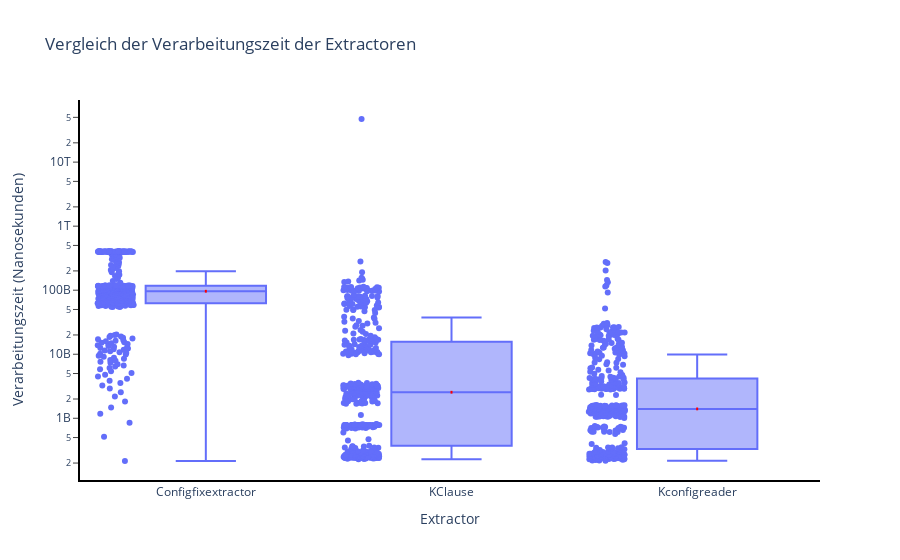

The code cell stored with this chart in its notebook:
### Code cell
import pandas as pd
import plotly.express as px

# Einlesen der CSV-Dateien
file_configfixextractor = '/home/rami/configFixextractor/kconfig/output.csv'
file_kmax = '/home/rami/kmax/kconfig/output.csv'
file_Kconfigreader = '/home/rami/Kconfigreader/kconfig/output.csv'

df_configfixextractor = pd.read_csv(file_configfixextractor)
df_kmax = pd.read_csv(file_kmax)
df_Kconfigreader = pd.read_csv(file_Kconfigreader)

# Daten vorverarbeiten
df_configfixextractor_filtered = df_configfixextractor[['system', 'revision', 'model-file', 'model-time']].copy()
df_configfixextractor_filtered['Extractor'] = 'Configfixextractor'

df_kmax_filtered = df_kmax[['system', 'revision', 'model-file', 'model-time']].copy()
df_kmax_filtered['Extractor'] = 'KClause'

df_Kconfigreader_filtered = df_Kconfigreader[['system', 'revision', 'model-file', 'model-time']].copy()
df_Kconfigreader_filtered['Extractor'] = 'Kconfigreader'

# Kombinieren der Daten
df_combined = pd.concat([df_configfixextractor_filtered, df_kmax_filtered, df_Kconfigreader_filtered], ignore_index=True)

# Konvertiere 'model-time' in numerische Werte und entferne Null- oder NaN-Werte
df_combined['model-time'] = pd.to_numeric(df_combined['model-time'], errors='coerce')
df_combined = df_combined[df_combined['model-time'] > 0]

# Boxplot erstellen
fig = px.box(
    df_combined,
    x='Extractor',
    y='model-time',
    title='Vergleich der Verarbeitungszeit der Extractoren',
    labels={'model-time': 'Verarbeitungszeit (Nanosekunden)', 'Extractor': 'Extractor'},
    points='all'  # Datenpunkte anzeigen
)

# Hinzufügen von durchgestrichenen Linien für die Medianwerte
for extractor in df_combined['Extractor'].unique():
    # Medianwert für den aktuellen Extractor berechnen
    median_value = df_combined[df_combined['Extractor'] == extractor]['model-time'].median()
    
    # Hinzufügen einer durchgestrichenen Linie auf der Höhe des Medians
    fig.add_shape(
        type='line',
        x0=extractor,
        x1=extractor,
        y0=median_value * 0.95,
        y1=median_value * 1.05,
        line=dict(color='red', dash='dash', width=2),
        xref='x',
        yref='y'
    )

# Layout-Anpassungen
fig.update_layout(
    yaxis=dict(
        type='log',  # Logarithmische Skala
        autorange=True,
        ticks='outside',
        showline=True,
        linecolor='black',
        linewidth=2
    ),
    xaxis=dict(
        showline=True,
        linecolor='black',
        linewidth=2
    ),
    plot_bgcolor='white',
    paper_bgcolor='white',
    boxmode='group'
)

# Diagramm anzeigen
fig.show()

### Figure 1 — Plotly figure (JSON) as saved in the notebook; plotly's stock layout.template omitted (floating-point values rounded to 4 significant figures; data arrays with more than 128 entries replaced by an {"elided": "..."} marker saying what was removed)
{"data": [{"alignmentgroup": "True", "boxpoints": "all", "hovertemplate": "Extractor=%{x}<br>Verarbeitungszeit (Nanosekunden)=%{y}<extra></extra>", "legendgroup": "", "marker": {"color": "#636efa"}, "name": "", "notched": false, "offsetgroup": "", "orientation": "v", "showlegend": false, "type": "box", "x": {"elided": "1271 str values"}, "x0": " ", "xaxis": "x", "y": {"elided": "1271 int values"}, "y0": " ", "yaxis": "y"}], "layout": {"boxmode": "group", "legend": {"tracegroupgap": 0}, "paper_bgcolor": "white", "plot_bgcolor": "white", "shapes": [{"line": {"color": "red", "dash": "dash", "width": 2}, "type": "line", "x0": "Configfixextractor", "x1": "Configfixextractor", "xref": "x", "y0": 91600000000.0, "y1": 101200000000.0, "yref": "y"}, {"line": {"color": "red", "dash": "dash", "width": 2}, "type": "line", "x0": "KClause", "x1": "KClause", "xref": "x", "y0": 2427000000.0, "y1": 2683000000.0, "yref": "y"}, {"line": {"color": "red", "dash": "dash", "width": 2}, "type": "line", "x0": "Kconfigreader", "x1": "Kconfigreader", "xref": "x", "y0": 1332000000.0, "y1": 1472000000.0, "yref": "y"}], "title": {"text": "Vergleich der Verarbeitungszeit der Extractoren"}, "xaxis": {"anchor": "y", "domain": [0, 1], "linecolor": "black", "linewidth": 2, "showline": true, "title": {"text": "Extractor"}}, "yaxis": {"anchor": "x", "autorange": true, "domain": [0, 1], "linecolor": "black", "linewidth": 2, "showline": true, "ticks": "outside", "title": {"text": "Verarbeitungszeit (Nanosekunden)"}, "type": "log"}}}
